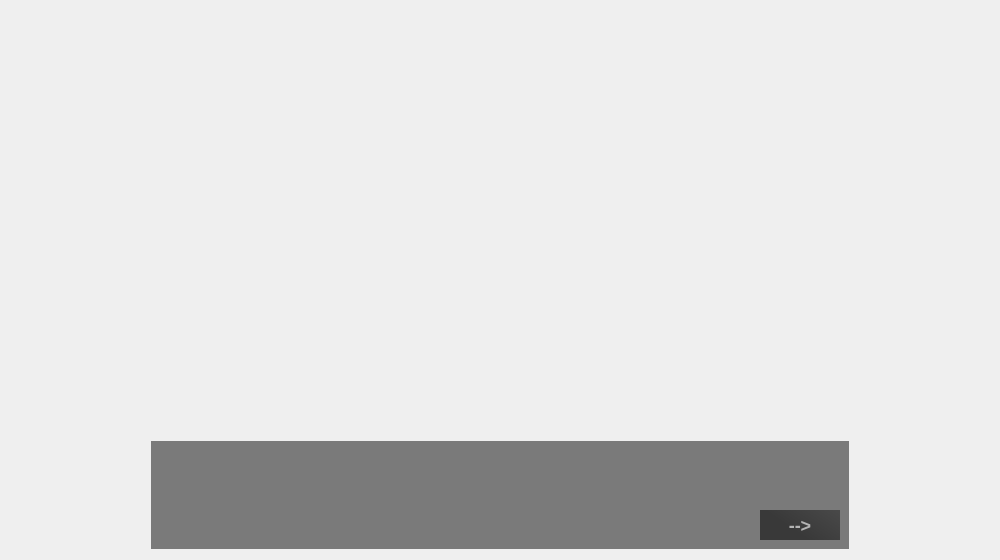
<?xml version="1.0" encoding="UTF-8"?>
<ui version="4.0">
 <class>PrologueGameplay</class>
 <widget class="QWidget" name="PrologueGameplay">
  <property name="geometry">
   <rect>
    <x>0</x>
    <y>0</y>
    <width>1000</width>
    <height>560</height>
   </rect>
  </property>
  <property name="sizePolicy">
   <sizepolicy hsizetype="Preferred" vsizetype="Preferred">
    <horstretch>0</horstretch>
    <verstretch>0</verstretch>
   </sizepolicy>
  </property>
  <property name="windowTitle">
   <string>Form</string>
  </property>
  <property name="styleSheet">
   <string notr="true">#PrologueGameplay {
border-image: url(:/images/images/Level 0 - Prologue/WloszczowaPolnoc.png) 0 0 0 0 stretch stretch;
}
#mainWidget {
border-style: solid;
font-size: 22px;
font-weight: bold;
background-color: rgba(40,40,40,150);
padding-left: 18px;
}
#dialogLabel {
font-size: 20px;
color: rgb(180,180,180);
}
#nextPageButton {
border-style: solid;
font-weight: bold;
font-size: 18px;
background-color: qlineargradient(spread:pad, x1:0.29207, y1:0.389, x2:1, y2:0, stop:0 rgba(40,40,40,200), stop:1 rgba(60,60,60,200));
color: rgb(180, 180, 180);
}
#nextPageButton:hover {
background-color: rgba(60,60,60, 150);
}</string>
  </property>
  <layout class="QVBoxLayout" name="verticalLayout_3" stretch="4,1">
   <item>
    <spacer name="verticalSpacer_3">
     <property name="orientation">
      <enum>Qt::Vertical</enum>
     </property>
     <property name="sizeHint" stdset="0">
      <size>
       <width>218</width>
       <height>422</height>
      </size>
     </property>
    </spacer>
   </item>
   <item>
    <layout class="QHBoxLayout" name="horizontalLayout_2" stretch="1,5,1">
     <item>
      <spacer name="horizontalSpacer">
       <property name="orientation">
        <enum>Qt::Horizontal</enum>
       </property>
       <property name="sizeHint" stdset="0">
        <size>
         <width>108</width>
         <height>48</height>
        </size>
       </property>
      </spacer>
     </item>
     <item>
      <widget class="QWidget" name="mainWidget" native="true">
       <layout class="QVBoxLayout" name="verticalLayout_2" stretch="3">
        <item>
         <layout class="QVBoxLayout" name="verticalLayout" stretch="3,1">
          <item>
           <widget class="QLabel" name="dialogLabel">
            <property name="text">
             <string/>
            </property>
           </widget>
          </item>
          <item>
           <layout class="QHBoxLayout" name="horizontalLayout">
            <property name="spacing">
             <number>0</number>
            </property>
            <item>
             <spacer name="horizontalSpacer_2">
              <property name="orientation">
               <enum>Qt::Horizontal</enum>
              </property>
              <property name="sizeHint" stdset="0">
               <size>
                <width>40</width>
                <height>20</height>
               </size>
              </property>
             </spacer>
            </item>
            <item>
             <widget class="QPushButton" name="nextPageButton">
              <property name="minimumSize">
               <size>
                <width>80</width>
                <height>30</height>
               </size>
              </property>
              <property name="text">
               <string>--&gt;</string>
              </property>
             </widget>
            </item>
           </layout>
          </item>
         </layout>
        </item>
       </layout>
      </widget>
     </item>
     <item>
      <spacer name="horizontalSpacer_3">
       <property name="orientation">
        <enum>Qt::Horizontal</enum>
       </property>
       <property name="sizeHint" stdset="0">
        <size>
         <width>40</width>
         <height>20</height>
        </size>
       </property>
      </spacer>
     </item>
    </layout>
   </item>
  </layout>
 </widget>
 <resources/>
 <connections/>
</ui>
